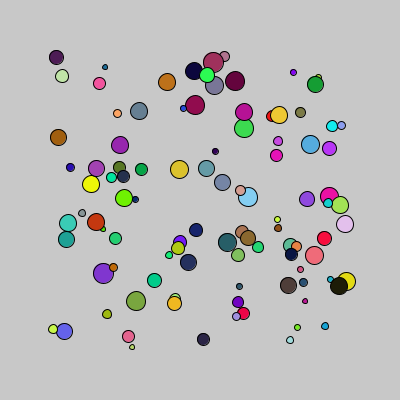
Frame 1 (no input)
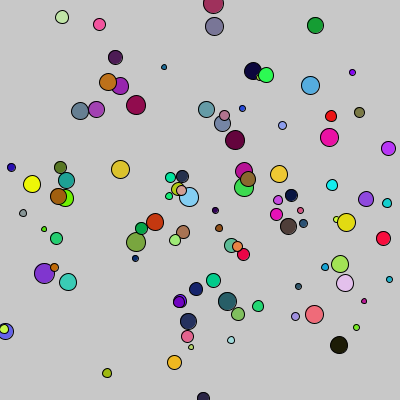
Frame 60 (the mouse pressed at the canvas centre just before this capture)
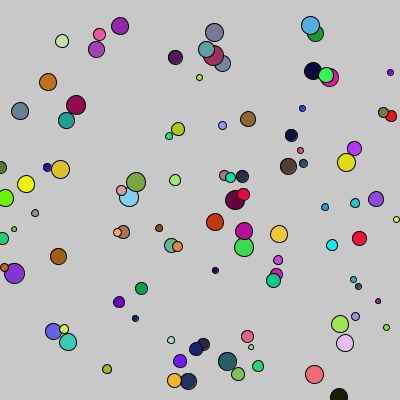
Frame 120 (the mouse held since frame 60 and released just before this capture)

The Processing sketch that drew these frames (run headless with seeded random() and noise(); from frame 60 on, the mouse is pressed at the canvas centre):

// Processing sketch: elipses_con_objetos
// ── elipses_con_objetos.pde
int cant = 100;
ObjetoElipse [] misObjetos = new ObjetoElipse [cant]; 

void setup(){
  size(400,400);
  for(int i = 0; i<cant;i++){
    misObjetos[i] = new ObjetoElipse();
  }
}

void draw(){
  background(200);
  for(int i = 0; i<cant;i++){
    misObjetos[i].dibujar();
  }
}

// ── objetoElipse.pde
class ObjetoElipse {
  int posX;
  int posY;
  int dir;
  int tam;
  color miColor;

  ObjetoElipse() {
    posX = round(random(50, width-50));
    posY = round(random(50, height-50));
    tam = round(random(5, 20));
    miColor = color(random(0, 255), random(0, 255), random(0, 255));
    dir = floor(random(0, 4));
  }

  void dibujar() {
    fill(miColor);
    ellipse(posX, posY, tam, tam);

    calcularPosicion();
  }

  void calcularPosicion() {
    if (dir == 0) {
      posX++;
      if (posX>width) {
        dir = 2;
      }
    } else if (dir == 1) {
      posY++;
      if (posY>height) {
        dir = 3;
      }
    } else if (dir == 2) {
      posX--;
      if (posX<0) {
        dir = 0;
      }
    } else if (dir == 3) {
      posY--;
      if (posY<0) {
        dir = 1;
      }
    }
  }
}
